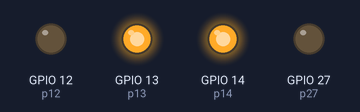
The program below on a simulated ESP32 board running MicroPython. Shown: output pins drawn as LEDs (lit = HIGH).

Above: at 1.0 s.
At 2.5 s:
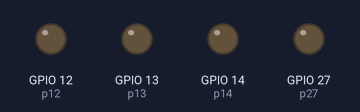
At 4.0 s:
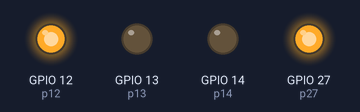
Timing chart, 0 to 7.8 s (numbered marks = the images above):
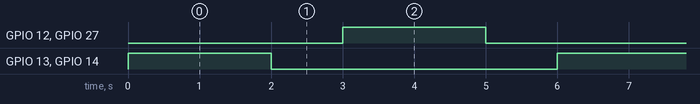

Measured:
- by itself, GPIO 12 (p12), GPIO 13 (p13), GPIO 14 (p14), GPIO 27 (p27): alternates HIGH for 2.0 s and LOW for 4.0 s
- by itself, everything shown: repeats every 6.0 s, in 4 steps

The program:

____.py
```python
from machine import Pin
import time


# 定义GPIO引脚
# 控制1个电机
p13 = Pin(13, Pin.OUT)
p12 = Pin(12, Pin.OUT)
# 控制1个电机
p14 = Pin(14, Pin.OUT)
p27 = Pin(27, Pin.OUT)


while True:
    # 2个电机朝1个方向转2秒
    p13.value(1)
    p12.value(0)
    p14.value(1)
    p27.value(0)
    time.sleep(2)

    # 2个电机停止转动
    p13.value(0)
    p12.value(0)
    p14.value(0)
    p27.value(0)
    time.sleep(1)

    # 2个电机朝另外1个方向转2秒
    p13.value(0)
    p12.value(1)
    p14.value(0)
    p27.value(1)
    time.sleep(2)

    # 2个电机停止转动
    p13.value(0)
    p12.value(0)
    p14.value(0)
    p27.value(0)
    time.sleep(1)
```
